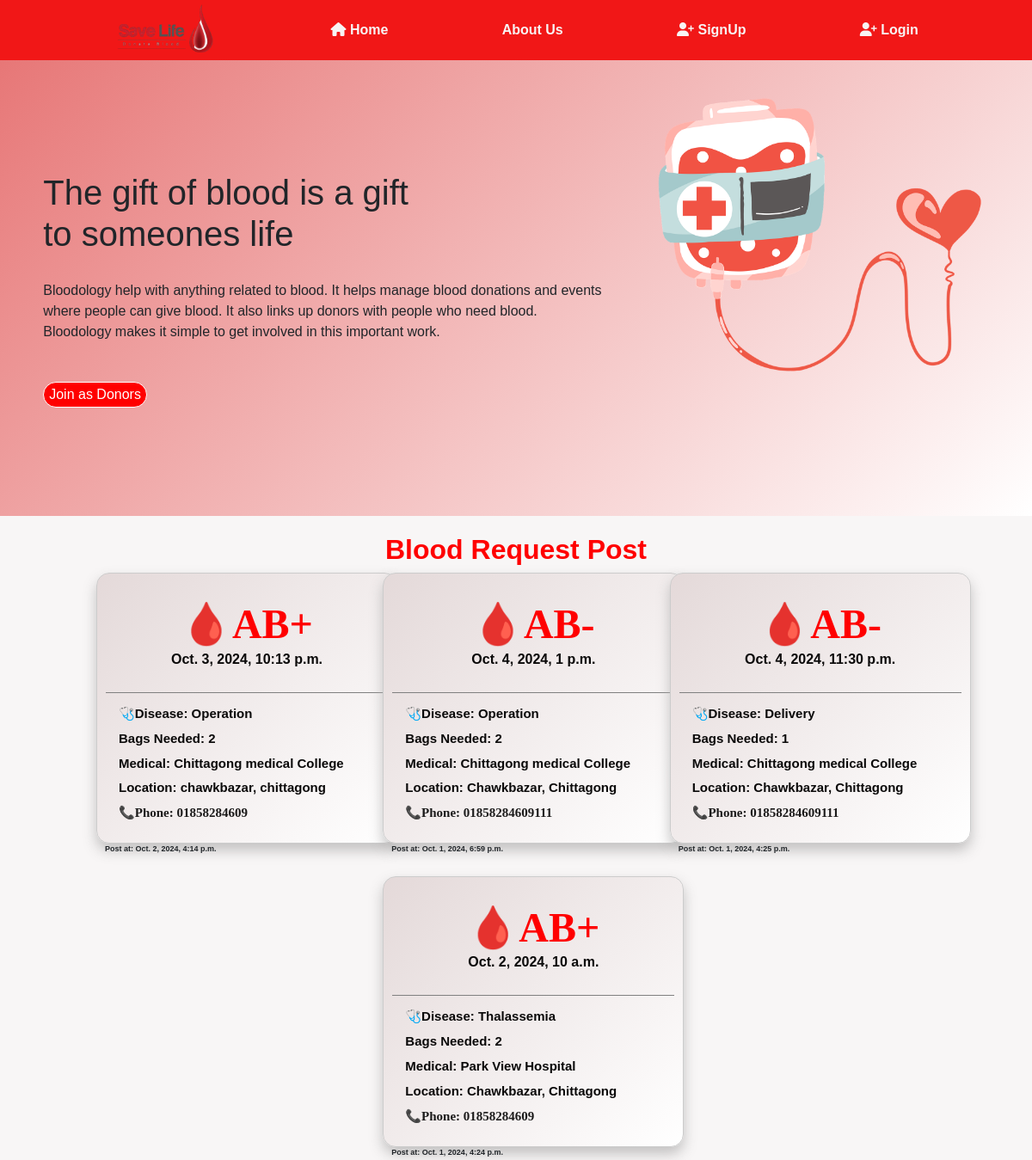
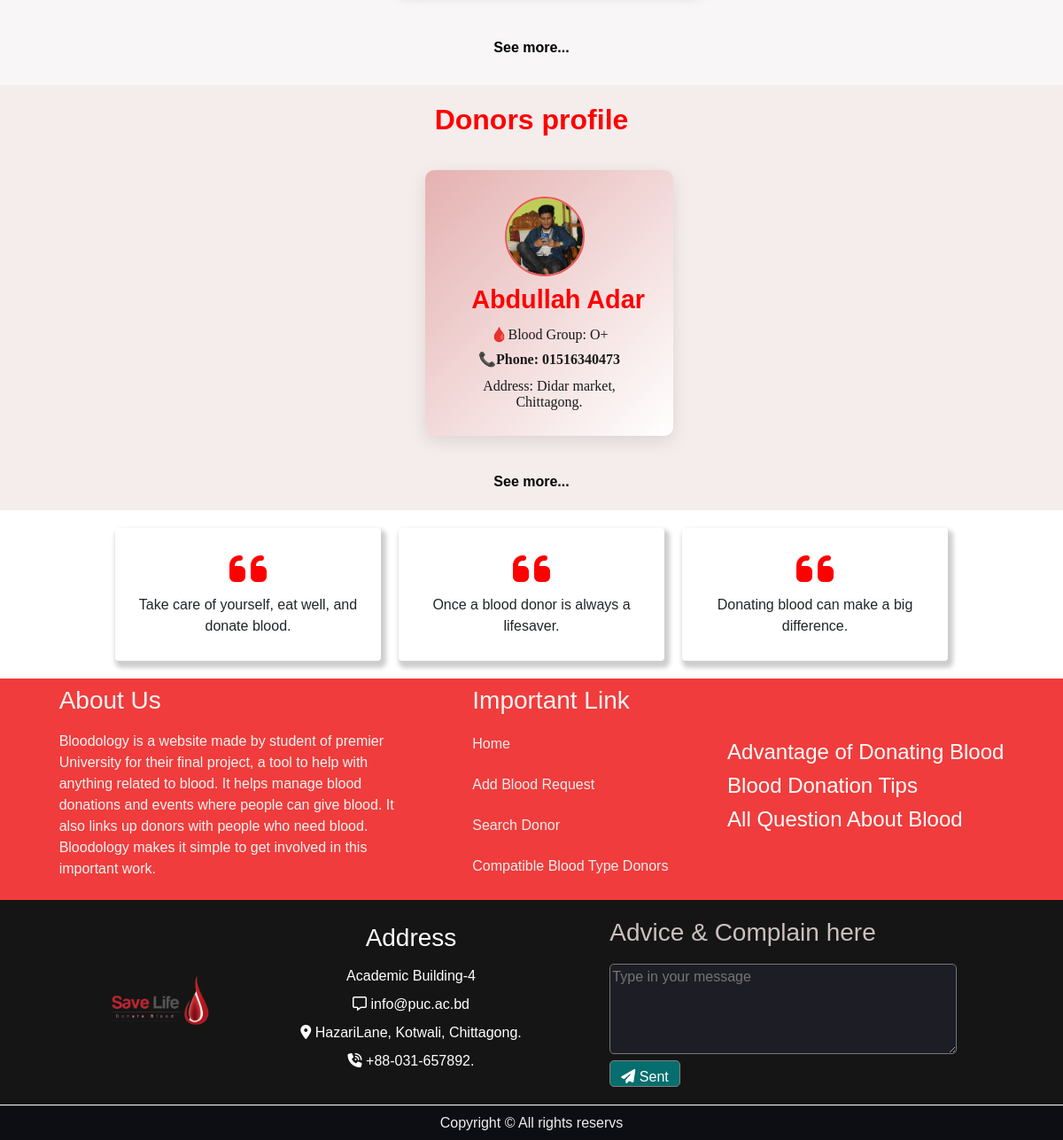
The page / on the database its author committed (2 pictures, top to bottom).
### bloodology/models.py (models this page shows, shortened)
class BloodRequestPost(models.Model):
        BLOOD_GROUP_CHOICES = [
            ('A+', 'A+'),
            ('A-', 'A-'),
            ('B+', 'B+'),
            ('B-', 'B-'),
            ('O+', 'O+'),
            ('O-', 'O-'),
            ('AB+', 'AB+'),
            ('AB-', 'AB-'),
        ]
        blood_group = models.CharField(max_length=10, choices=BLOOD_GROUP_CHOICES)
        date_time = models.DateTimeField()
        Disease_name = models.CharField(max_length=100)
        No_of_bag = models.IntegerField()
        medical_name = models.CharField( max_length=150)
        location = models.CharField(max_length=255)
        phone_number = models.CharField(max_length=15)
        created_at = models.DateTimeField(auto_now_add=True)

class UserProfile(models.Model):
        user = models.OneToOneField(User,on_delete=models.CASCADE)
        name = models.CharField(max_length=150)
        blood_group = models.CharField(max_length=5)
        phone_number = models.CharField(max_length=15)
        address = models.CharField(max_length=250)
        profile_img = models.ImageField(upload_to='Images')

### bloodology/views.py (the view)
# urls.py: 2. Add a URL to urlpatterns:  path('', views.home, name='home')
def home(request):
    reqPost = BloodRequestPost.objects.all().order_by('-created_at')
    userProfiles = UserProfile.objects.all()
    return render(request, 'bloodology/home.html', {'posts': reqPost, 'profiles': userProfiles})

### bloodology/templates/bloodology/home.html (shortened to what this page needs)
{% extends 'bloodology/base.html' %}
{% load static %}
{% block content %}
        <div class="container1">
            <div class="container-1">
                <h1>The gift of blood is a gift<br />to someones life</h1>
                <p>Bloodology help with anything related to blood. It helps manage blood donations and events <br>where people can give blood. It also links up donors with people who need blood. <br> Bloodology makes it simple to get involved in this important work.</p>
                {% if request.user.is_authenticated %}
                <button><a href="{% url 'addRequest' %}">Add Blood Request</a></button>
                {% else %}
                <button> <a href="signup.html">Join as Donors</a></button>
                {% endif %}
            </div>
            <div class="container-pic">
                <div id="slideshow">
                    <img src="{% static 'bloodology/image/img1.png' %}" id="image" />
                </div>
            </div>
        </div>
        <div class="request-post justify-content-center">
            <h2><b>Blood Request Post</b></h2>
            <div class="all-post row justify-content-center col-sm-10">
                {% for post in posts %}
                    <div class="post-page col-md-4 mb-2">
                        <div class="blood-request-card-alt_p">
                            <div class="card-header_p">
                                <h2 class="blood-group">{{ post.blood_group }}</h2>
                                <p class="date-time">{{ post.date_time }}</p>
                            </div>
                            <div class="card-body_p">
                                <p class="disease-name" style='font: bold;'>Disease: {{ post.Disease_name }}</p>
                                <p class="number-of-bags">Bags Needed: {{ post.No_of_bag }}</p>
                                <p class="location">Medical: {{ post.medical_name }}</p>
                                <p class="location">Location: {{ post.location }}</p>
                                <p class="phone-number">Phone: {{ post.phone_number }}</p>
                            </div>
                        </div>
                        <p class="create_at">Post at: {{post.created_at}}</p>
                    </div>
                {% empty %}
                    <p>There are no blood request posts available.</p>
                {% endfor %}
            </div>
            <a href="all-post-request.html" class="seemore">See more...</a>
        </div>
    <div class="donor_profile_sec">
        <h2>Donors profile</h2>
        <div class="donor-profile">
            {% for profile in profiles %}
            <div class="donor-parts">
                <div class="donor-profile-card-modern">
                    <div class="card-header">
                        {% if profile.profile_img %}
                            <img src="{{ profile.profile_img.url }}" alt="Donor Image" class="donor-image">
                        {% endif %}
                        <h2>{{ profile.name }}</h2>
                    </div>
                    <div class="card-body">
                        <p class="blood-group">Blood Group: {{ profile.blood_group }}</p>
                        <p class="phone-number">Phone: {{ profile.phone_number }}</p>
                        <p class="addresses">Address: {{ profile.address }}</p>
                    </div>
                </div>
            </div>
            {% empty %}
            <h5>No donor profile is currently available.</h5>
            {% endfor %}
        </div>
        <a href="donors-profile.html" class="seemore">See more...</a>
    </div>
<div class="quote-sec">
    <div class="quote">
        <i class="fa fa-quote-left" style="font-size:48px;color:red"></i>
        <p>Take care of yourself, eat well, and donate blood.</p>
    </div>
    <div class="quote">
        <i class="fa fa-quote-left" style="font-size:48px;color:red"></i>
        <p>Once a blood donor is always a lifesaver.</p>
    </div>
    <div class="quote">
        <i class="fa fa-quote-left" style="font-size:48px;color:red"></i>
        <p>Donating blood can make a big difference.</p>
    </div>
</div>
{% endblock content %}

### bloodology/templates/bloodology/base.html (shortened to what this page needs)
<!DOCTYPE html>
{% load static %}
<html lang="en">
<head>
    <link rel="stylesheet" href="{% static 'bloodology/css/style.css' %}">
    <link rel="stylesheet" href="{% static 'bloodology/css/bootstrap.css' %}">
</head>
<body>
    <div class="navigation">
        <div class="nav-logo">
            <div class="logo"></div>
        </div>
        <a href="{% url 'home' %}"><i class="fa-solid fa-house"></i> Home</a>
        <a href="#">About Us</a>
        {% if request.user.is_authenticated %}
            <a href="Search-donors.html"><i class="fa-solid fa-magnifying-glass"></i> Search Donors </a>
            <a href="{% url 'addRequest' %}">Add Blood Request</a>
            <a href="{% url 'logout' %}"><i class="fa-solid fa-user-plus"></i> LogOut</a>
            <a href="{% url 'profile' %}"><i class="fa-solid fa-user"></i> Profile</a>
        {% else %}
            <a href="{% url 'signUp' %}"><i class="fa-solid fa-user-plus"></i> SignUp</a>
            <a href="{% url 'login' %}"><i class="fa-solid fa-user-plus"></i> Login</a>
        {% endif %}
    </div>
    {% block content %}
    {% endblock content %}
    <div class="footer">
        <div class="footer-1">
            <div class="about">
                <h3>About Us</h3>
                <p>Bloodology is a website made by student of premier University for their final project, a tool to help with anything related to blood. It helps manage blood donations and events where people can give blood. It also links up donors with people who need blood. Bloodology makes it simple to get involved in this important work.</p>
            </div>
            <div class="important-link">
                <h3>Important Link</h3>
                <p><a href="index.html">Home</a></p>
                <p><a href="Add-Blood-Request.html">Add Blood Request</a></p>
                <p><a href="Search-donors.html">Search Donor</a></p>
                <p><a href="Compatible-Blood.html">Compatible Blood Type Donors</a></p>
            </div>
            <div class="advantage">
                <h4><a href="advantage-page.html">Advantage of Donating Blood</a></h4>
                <h4><a href="blood-donation-tips.html">Blood Donation Tips</a></h4>
                <h4><a href="{% url 'AboutBdonation' %}">All Question About Blood</a></h4>
            </div>
        </div>
        <div class="footer-2">
            <div class="logo"></div>
            <div class="address">
                <h3>Address</h3>
                <p>Academic Building-4</p>
                <p><i class="fa-regular fa-message"></i> info@puc.ac.bd</p>
                <p><i class="fa-solid fa-location-dot"></i> HazariLane, Kotwali, Chittagong.</p>
                <p><i class="fa-solid fa-phone-volume"></i> +88-031-657892.</p>
            </div>
            <div class="msg">
                <h3>Advice & Complain here</h3>
                <textarea
                    class="t-aria"
                    id="new_message"
                    name="new_message"
                    placeholder="Type in your message"
                    rows="4"
                    cols="40"
                ></textarea><br>
                <button class="btn" type="submit"><i class="fa-solid fa-paper-plane"></i> Sent</button>
            </div>
        </div>
        <div class="copyright">
            Copyright © All rights reservs
        </div>
    </div>
</body>
</html>

### rows shown on the page
BloodRequestPost: blood_group "AB+", date_time "Oct. 3, 2024, 10:13 p.m.", Disease_name "Operation", No_of_bag "2", medical_name "Chittagong medical College", location "chawkbazar, chittagong", phone_number "01858284609", created_at "Oct. 2, 2024, 4:14 p.m."
BloodRequestPost: blood_group "AB-", date_time "Oct. 4, 2024, 1 p.m.", Disease_name "Operation", No_of_bag "2", medical_name "Chittagong medical College", location "Chawkbazar, Chittagong", phone_number "01858284609111", created_at "Oct. 1, 2024, 6:59 p.m."
BloodRequestPost: blood_group "AB-", date_time "Oct. 4, 2024, 11:30 p.m.", Disease_name "Delivery", No_of_bag "1", medical_name "Chittagong medical College", location "Chawkbazar, Chittagong", phone_number "01858284609111", created_at "Oct. 1, 2024, 4:25 p.m."
BloodRequestPost: blood_group "AB+", date_time "Oct. 2, 2024, 10 a.m.", Disease_name "Thalassemia", No_of_bag "2", medical_name "Park View Hospital", location "Chawkbazar, Chittagong", phone_number "01858284609", created_at "Oct. 1, 2024, 4:24 p.m."
UserProfile: profile_img (picture), name "Abdullah Adar", blood_group "O+", phone_number "01516340473", address "Didar market, Chittagong."
